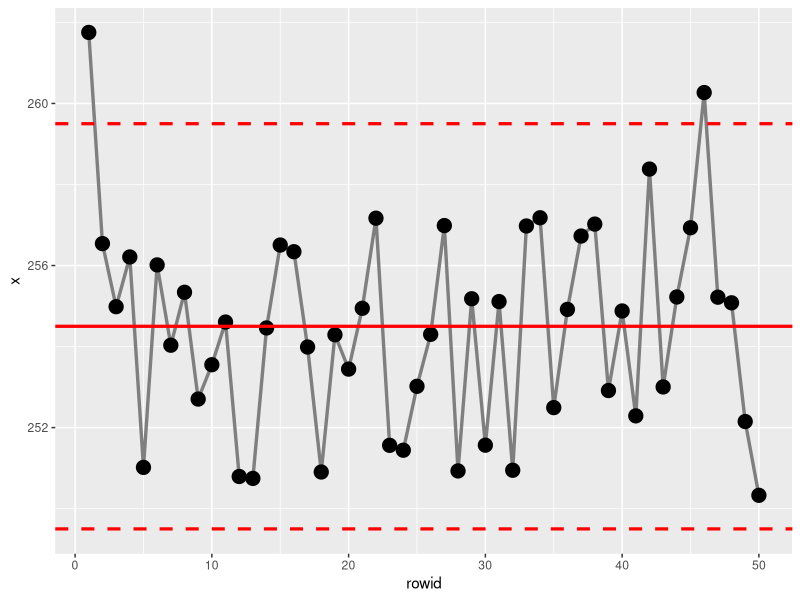
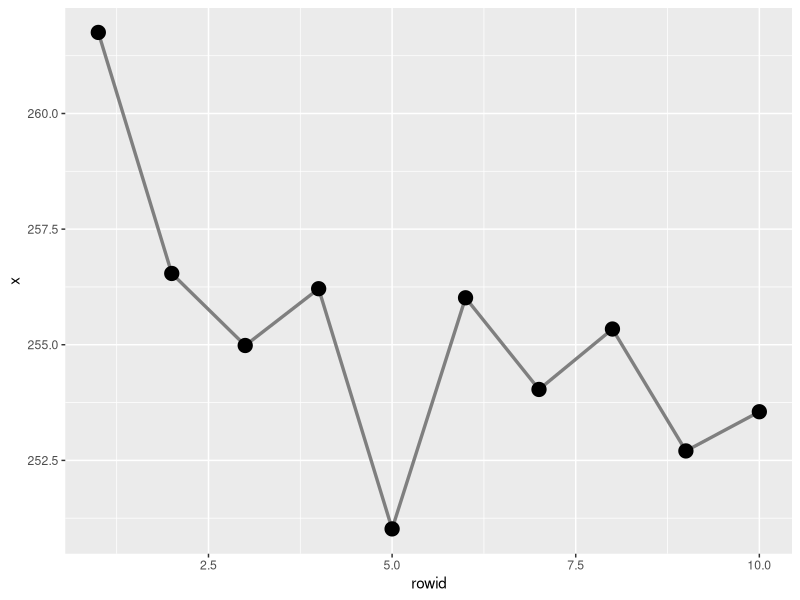
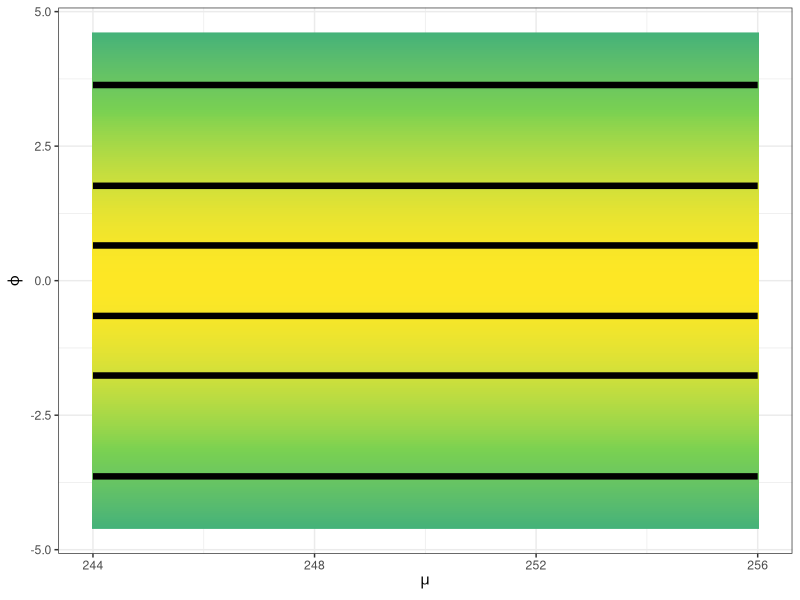
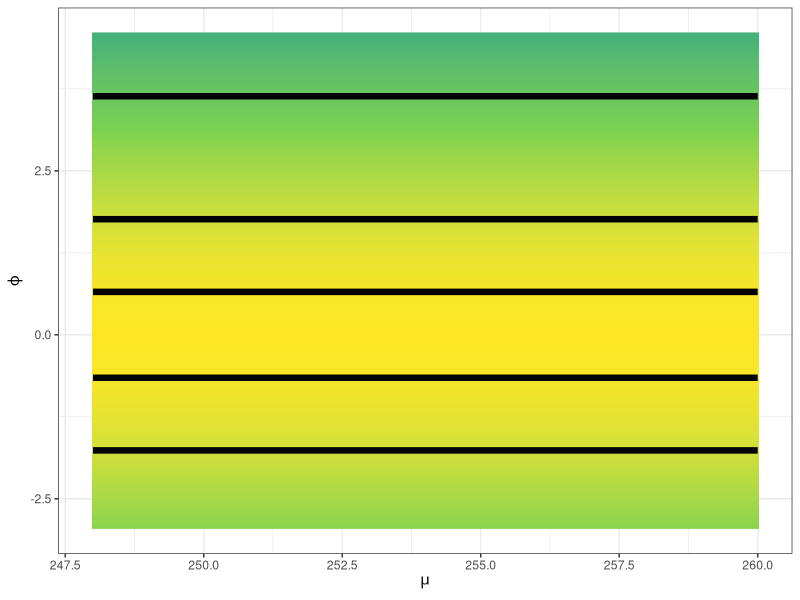

Write the R code that produced these figures, in order.
## ---- chunk 1
knitr::opts_chunk$set(echo = TRUE)
## ---- chunk 2
library(tidyverse)
library(numDeriv)
## ---- chunk 3
mu_true <- 254.5
sigma_true <- 2.5
## ---- chunk 4
set.seed(5001)
x <- rnorm(n = 50, mean = mu_true, sd = sigma_true)
## ---- chunk 5
tibble::tibble(x = x) %>%
  tibble::rowid_to_column() %>%
  ggplot(mapping = aes(x = rowid, y = x)) +
  geom_line(size = 1.15, color = "grey50") +
  geom_point(size = 4.5, color = "Black") + 
  geom_hline(yintercept = mu_true, color = "red", size = 1.1) + 
  geom_hline(yintercept = c(mu_true - 2*sigma_true, mu_true + 2*sigma_true), color = "red", linetype = "dashed", size = 1.1)
## ---- chunk 6
#Fisrt we will just work with 10 observations
num_obs <- 10

info_use <- list(
  x_obs = x[0:num_obs],
  mu_0 = 250,
  tau_0 = 2,
  sigma_lwr = 0.5,
  sigma_upr = 5.5)
## ---- chunk 7
#Run-style chart for the first 10 arguments 
tibble::tibble(x = info_use$x_obs) %>%
  tibble::rowid_to_column() %>%
  ggplot(mapping = aes(x = rowid, y = x)) + 
  geom_line(size = 1.15, color = "grey50") + 
  geom_point(size = 4.5, color = "Black")
## ---- chunk 8
#Defining log-posterior function

my_logpost <- function(theta, my_info)
{
  lik_mu <- theta[1]
  lik_phi <- theta[2]
  
  #Back Transform
  lik_sigma <- my_info$sigma_lwr + (my_info$sigma_upr - my_info$sigma_lwr) * boot::inv.logit(lik_phi)
  
  #Log-likelihood
  log_lik <- sum(dnorm(x = my_info$x_obs,
                       mean = lik_mu,
                       sd = lik_sigma,
                       log = TRUE))
  
  #log-priors
  lik_prior_mu <- dnorm(x = lik_mu,
                        mean = my_info$mu_0,
                        sd = my_info$tau_0,
                        log = TRUE)
  
  lik_prior_sigma <- dunif(x = lik_sigma,
                           min = my_info$sigma_lwr,
                           max = my_info$sigma_upr,
                           log = TRUE)
  
  #Derivative adjustmnet
  log_derivative_adjust <- log(my_info$sigma_upr - my_info$sigma_lwr) + 
    log(boot::inv.logit(lik_phi)) + 
    log(1 - boot::inv.logit(lik_phi))
  
}
## ---- chunk 9
#Defining grid parameter
param_grid <- expand.grid(lik_mu = seq(from = info_use$mu_0 - 3*info_use$tau_0,
                                        to = info_use$mu_0 + 3*info_use$tau_0,
                                        length.out = 251),
                           lik_phi = seq(from = boot::logit(1e-2),
                                         to = boot::logit(0.99),
                                         length.out = 251),
                           KEEP.OUT.ATTRS = FALSE, stringsAsFactors = FALSE) %>%
  as.data.frame() %>% tibble::as_tibble()

## ---- chunk 10
#Visualizing log-posterior over param grid

param_grid %>%
  rowwise() %>%
  mutate(log_post = my_logpost(c(lik_mu, lik_phi), info_use)) %>%
  ungroup() %>%
  mutate(log_post_2 = log_post - max(log_post)) %>%
  ggplot(mapping = aes(x = lik_mu, y = lik_phi)) + 
  geom_raster(mapping = aes(fill = log_post_2)) + 
  stat_contour(mapping = aes(z = log_post_2),
               breaks = log(c(0.01/100, 0.01, 0.1, 0.5, 0.9)),
               size = 2.2,
               color = "black") + 
  scale_fill_viridis_c(guide = 'none',
                       option = "viridis",
                       limits = log(c(0.01/100, 1))) + 
  labs(x = expression(mu), y = expression(varphi)) + 
  theme_bw()
  
## ---- chunk 11
#Re-defining param grid around log-posterior
param_grid_redefine <- expand.grid(lik_mu = seq(from = 248, to = 260, length.out = 251),
                                   lik_phi = seq(from = boot::logit(0.05),
                                                   to = boot::logit(0.99),
                                                   length.out = 251),
                                   KEEP.OUT.ATTRs = FALSE, stringsAsFactors = FALSE) %>%
  as.data.frame() %>% tibble::as_tibble()
## ---- chunk 12
#Visualizing log post wirh redefined param grid

log_post_redefine_df <- param_grid_redefine %>%
  rowwise() %>%
  mutate(log_post = my_logpost(c(lik_mu, lik_phi), info_use)) %>%
  ungroup()

log_post_redefine_df %>%
  mutate(log_post_2 = log_post - max(log_post)) %>%
  ggplot(mapping = aes(x = lik_mu, y = lik_phi)) + 
  geom_raster(mapping = aes(fill = log_post_2)) +
  stat_contour(mapping = aes(z = log_post_2),
               breaks = log(c(0.01/100, 0.01, 0.1, 0.5, 0.9)),
               size = 2.2,
               color = "black") + 
  scale_fill_viridis_c(guide = 'none',
                       option = "viridis",
                       limits = log(c(0.01/100, 1))) + 
  labs(x = expression(mu), y = expression(varphi)) + 
  theme_bw()
## ---- chunk 13
### --- setup functions to support performing optimization --- ###

### for optimization work with the negative log-posterior
### work simple, hardcode the logposterior function
negative_logpost <- function(theta, logpost_info)
{
  -my_logpost(theta, logpost_info)
}
